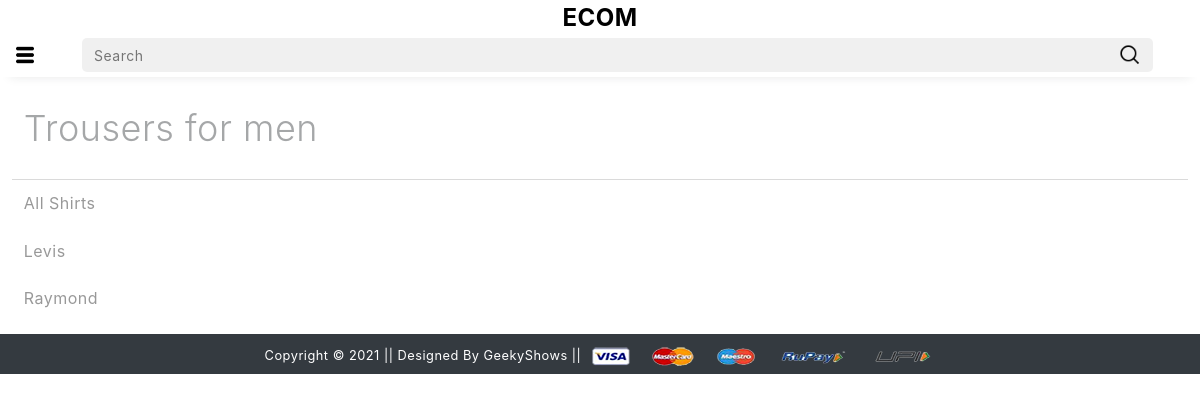
The app's page /mtrouser/, older data.
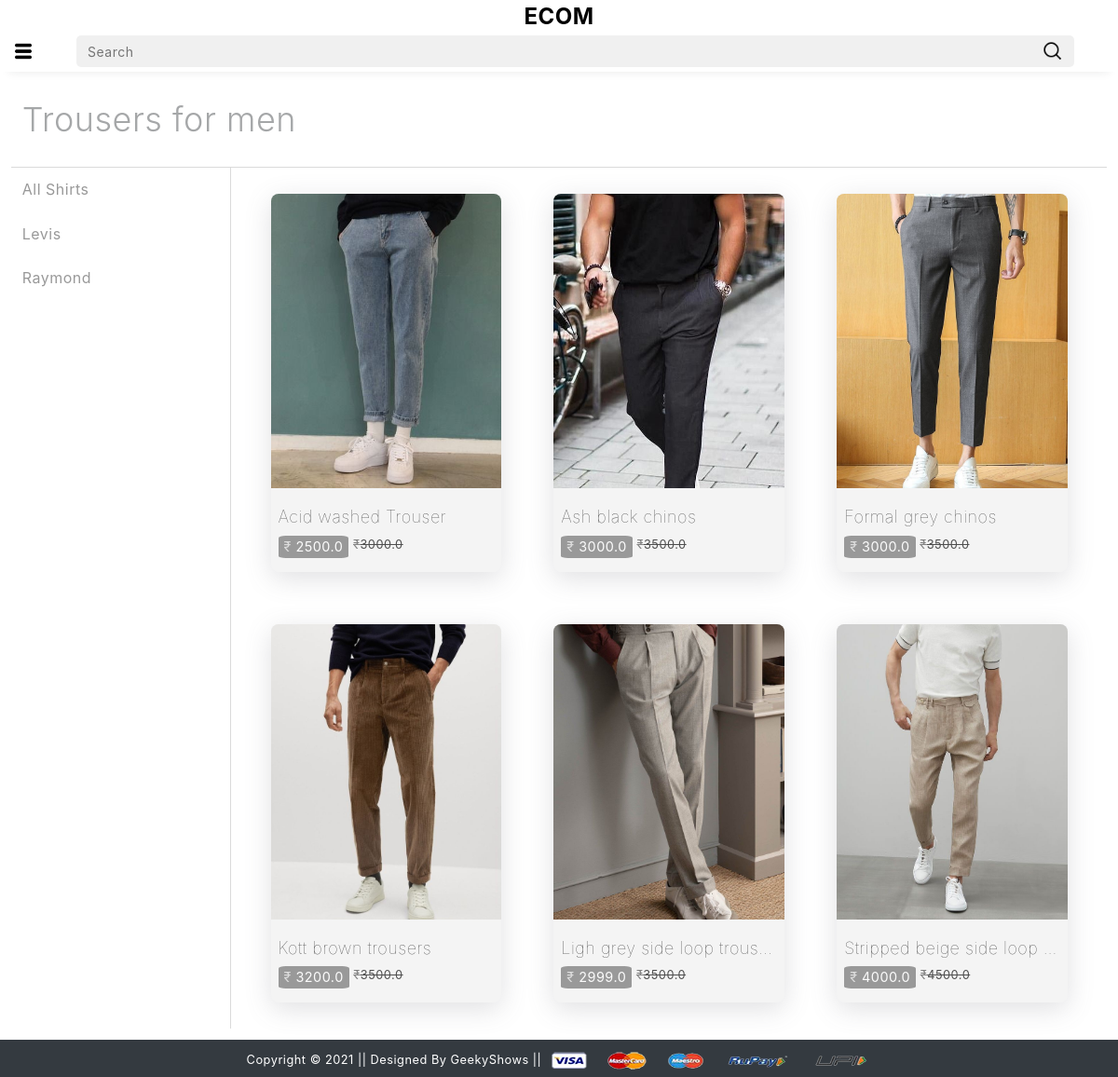
The same page, newer data.
### app/models.py (models this page shows)
class Product(models.Model):
    title=models.CharField(max_length=100)
    selling_price=models.FloatField()
    discounted_price=models.FloatField()
    description=models.TextField()
    brand=models.CharField(max_length=100)
    category=models.CharField(choices=CATEGORY_CHOICES,max_length=3)
    product_image=models.ImageField(upload_to='productimg')

### app/views.py (the view)
# urls.py: path('mtrouser/', views.mtrouser, name='mtrouser'),
def mtrouser(request,data=None):
    if data == None:
        mtrouser = Product.objects.filter(category='MT')
    elif data == 'Levis' or data == 'Raymond':
        mtrouser = Product.objects.filter(category='MT').filter(brand=data)
    return render(request, 'app/mtrouser.html',{'mtrouser':mtrouser})

### app/templates/app/mtrouser.html (shortened to what this page needs)
{% extends 'app/base.html' %}
{% load static %}
{% block main-content %}
<div class="all-products-main">
    <div class="all-products-header">Trousers for men</div>
    <div class="all-products-body">
      <div class="all-filters">
        <a
          href="{% url 'wdress'%}"
          class=""
          >All Shirts</a
        >
        <a
          href="{% url 'wdressdata' 'Levis' %}"
          class=""
          >Levis</a
        >
        <a
          href="{% url 'wdressdata' 'Raymond' %}"
          class=""
          >Raymond</a
        >
      </div>
      <div class="all-items">
        {% for product in mtrouser %}
        <a class="each-slide-item" href="{% url 'product-detail' product.id %}">
          <div class="slide-item-img">
            <img src="{{product.product_image.url}}" alt="not found" />
          </div>
          <div class="slide-item-details">
            <div class="slide-item-title light w-100">
              {{product.title}}
            </div>
            <div class="slide-item-price-outer">
              <div class="slide-item-price light">
                <span class="light">&#8377;</span> {{product.discounted_price}}
              </div>
              <small class="light">
                <span class="light">&#8377;</span>{{product.selling_price}}
              </small>
            </div>
          </div>
        </a>
        {% endfor %}
      </div>
    </div>
  </div>
{% endblock main-content %}

Row changes from the older to the newer data that the page shows:
added Product: product_image (picture), title "Acid washed Trouser", discounted_price "2500.0", selling_price "3000.0"
added Product: product_image (picture), title "Ash black chinos", discounted_price "3000.0", selling_price "3500.0"
added Product: product_image (picture), title "Formal grey chinos", discounted_price "3000.0", selling_price "3500.0"
added Product: product_image (picture), title "Kott brown trousers", discounted_price "3200.0", selling_price "3500.0"
added Product: product_image (picture), title "Ligh grey side loop trous…", discounted_price "2999.0", selling_price "3500.0"
added Product: product_image (picture), title "Stripped beige side loop…", discounted_price "4000.0", selling_price "4500.0"
